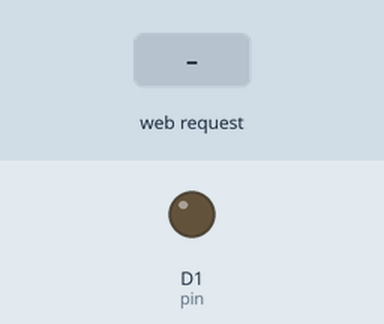
Recording of a program running on a simulated ESP8266 (NodeMCU). On the bench: output pins drawn as LEDs (lit = HIGH). The test bench sets the inputs (shaded band). WiFi joins after 1.5 s; servers stay silent unless stated; what the program prints to the serial monitor is not drawn.

Above: at 3.2 s.
3.3 s: HTTP request GET /on received
At 4.5 s:
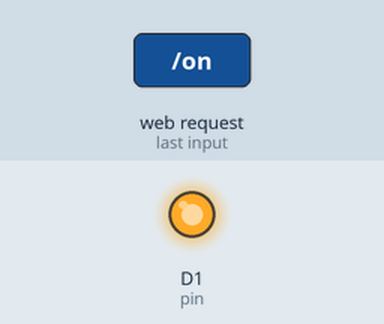
4.8 s: HTTP request GET /off received
At 5.9 s:
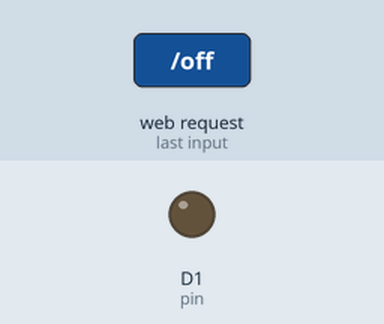
Timing chart, 0 to 7.8 s (numbered marks = the images above; inputs shaded):
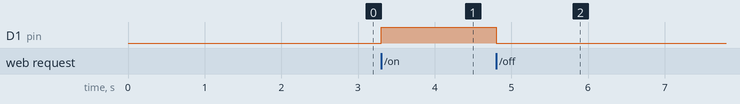

Measured:
- after the input at 3.3 s, D1 (pin): LOW → HIGH at once
- after the input at 4.8 s, D1 (pin): HIGH → LOW at once

The program:

main.cpp
```cpp
#include <Arduino.h>
#include <ESP8266WiFi.h>
#include <ESP8266WebServer.h>
#include <stdlib.h>

const char* ssid = getenv("SSID");
const char* password = getenv("PASSWORD");

ESP8266WebServer server(80);

int pin = D1;

void handleOn() {
  String json = "{ \"message\": \"on\" }";
  digitalWrite(pin, HIGH);
  server.send(200, "application/json", json);
}

void handleOff() {
  String json = "{ \"message\": \"off\" }";
  digitalWrite(pin, LOW);
  server.send(200, "application/json", json);
}

void setup() {
  Serial.begin(115200);

  pinMode(pin, OUTPUT);

  WiFi.begin(ssid, password);
  while (WiFi.status() != WL_CONNECTED) {
    delay(1000);
    Serial.println(".");
  }
  Serial.println("WiFi connected!");
  Serial.print("IP address: ");
  Serial.println(WiFi.localIP());

  server.on("/on", handleOn);
  server.on("/off", handleOff);
  server.begin();
  Serial.println("Server started");
}

void loop() {
  server.handleClient();
}
```
